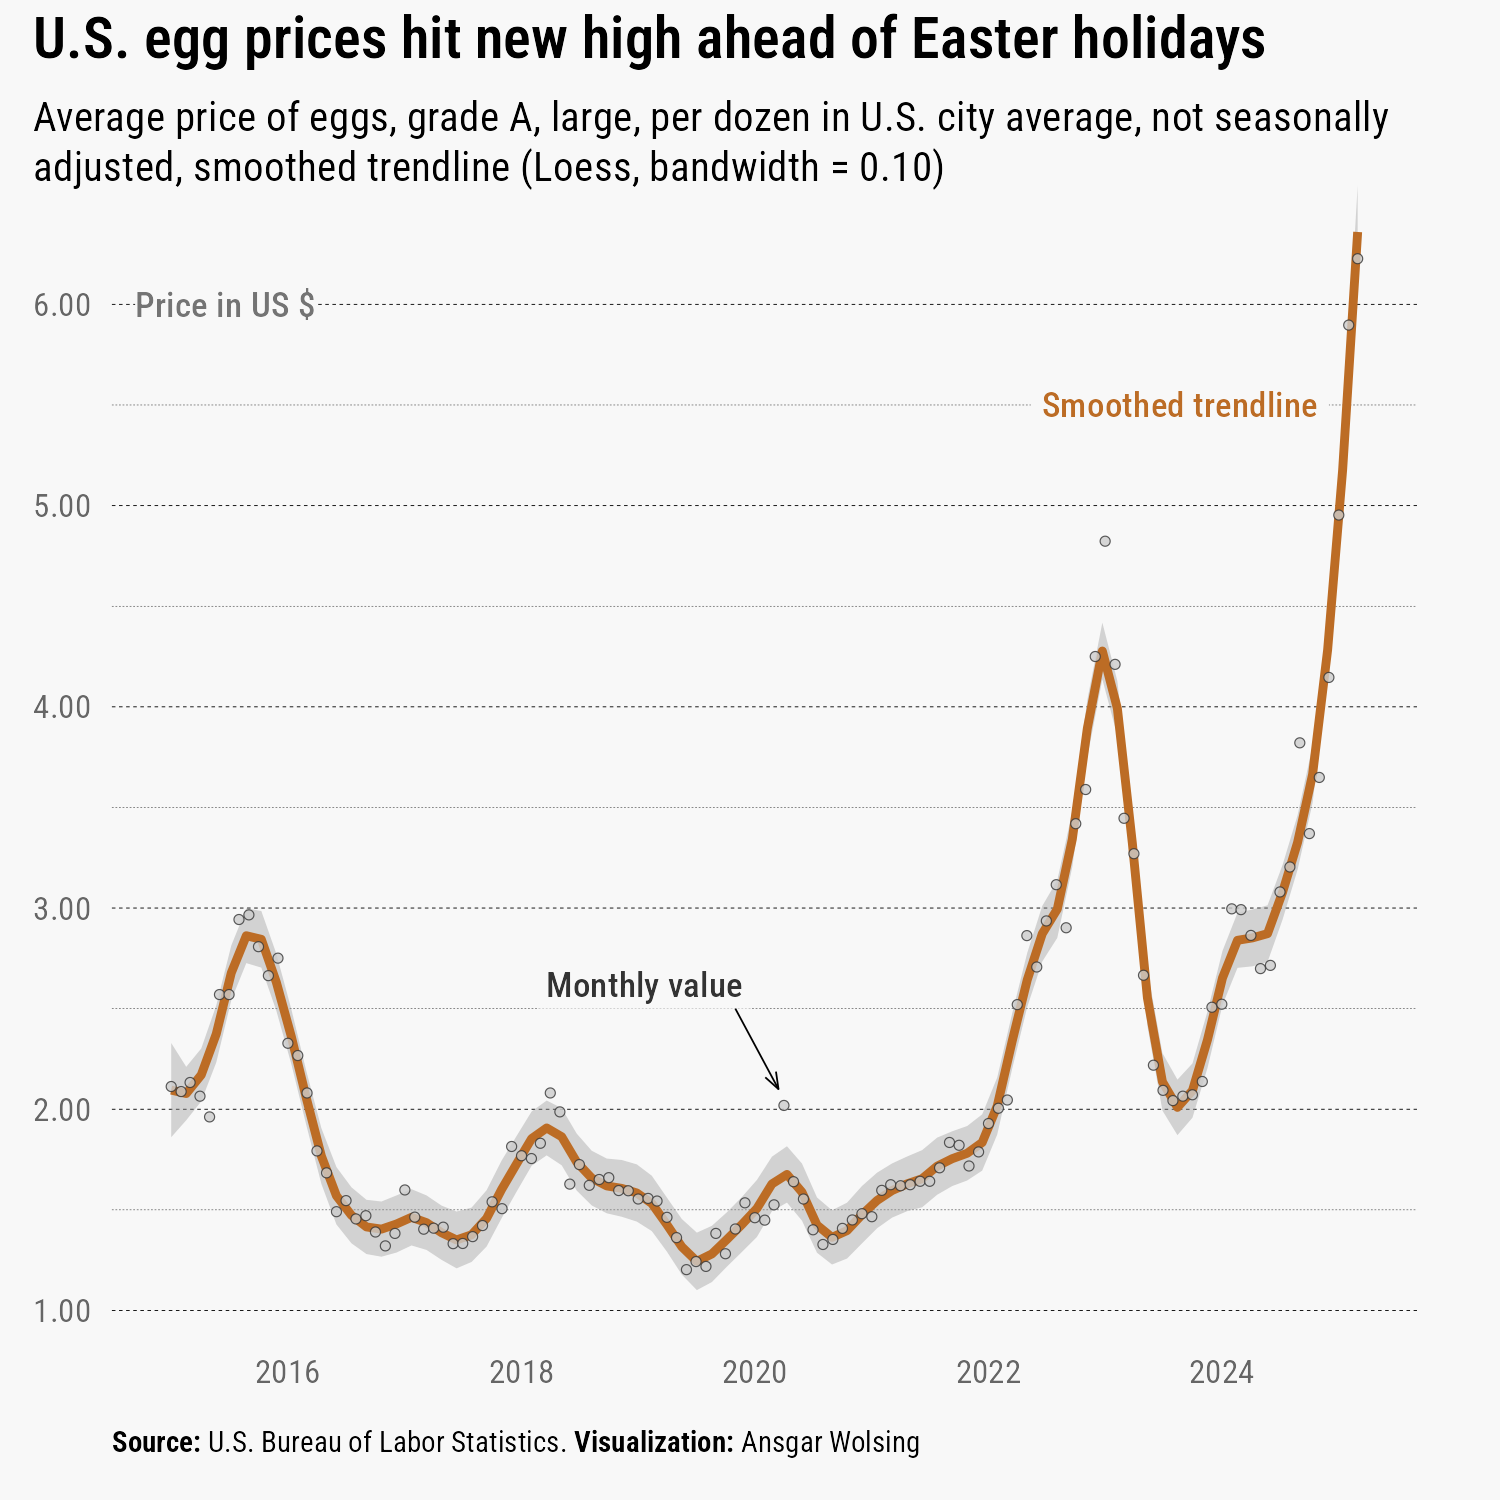

Reproduce this figure in R.
library(tidyverse)
library(ggtext)
library(here)

base_path <- here("2025", "19")

#' Source: U.S. Bureau of Labor Statistics
#' Manually download CSV from 
#' https://data.bls.gov/dataViewer/view/timeseries/APU0000708111

df <- read_csv(here(base_path, "egg-cpi-us.csv"), 
               name_repair = janitor::make_clean_names)

df_prep <- df |> 
  mutate(
    month = str_extract(period, "M0?(\\d{1,2})", group = 1),
    month = as.numeric(month),
    date = ymd(paste(year, month, "01", sep = "-"))
  ) |> 
  select(year, month, date, value)

# For the placement for the custom axis titles
min_x <- min(df_prep$date)
max_x <- max(df_prep$date)
min_y <- min(df_prep$value)
max_y <- max(df_prep$value)

df_prep |> 
  ggplot(aes(date, value)) +
  geom_smooth(
    method = "loess", span = 0.1,
    col = "#bc6c25") +
  geom_point(
    shape = 21, col = "grey20", fill = "grey80", alpha = 0.8, size = 1,
    stroke = 0.2
  ) +
  # Annotate trendline and individual points
  annotate(
    "label",
    x = as_date("2024-12-01"), y = 5.5,
    label = "Smoothed trendline",
    hjust = 1, col = "#bc6c25", size = 3, family = "Roboto Condensed Medium",
    fill = "#F8F8F8", label.size = 0
  ) +
  annotate(
    "label",
    x = as_date("2020-01-01"), y = 2.5,
    label = "Monthly value",
    hjust = 1, vjust = 0, col = "grey20", size = 3, family = "Roboto Condensed Medium",
    fill = "#F8F8F8", label.size = 0, label.padding = unit(1, "mm")
  ) +
  annotate(
    "segment",
    x = as_date("2019-11-01"), xend = as_date("2020-03-15"),
    y = 2.5, yend = 2.1,
    linewidth = 0.2,
    arrow = arrow(angle = 20, length = unit(1.5, "mm"))
  ) +
  # Axis titles
  annotate(
    "label",
    x = min_x,
    y = floor(max_y),
    label = "Price in US $",
    hjust = 0.2,
    color = color_text_axis_title, family = "Roboto Condensed Medium", size = 3,
    fill = "#F8F8F8", label.size = 0, label.padding = unit(0, "mm")
  ) +
  scale_y_continuous(labels = scales::label_number(accuracy = 0.01)) +
  labs(
    title = "U.S. egg prices hit new high ahead of Easter holidays",
    subtitle = "Average price of eggs, grade A, large, per dozen in U.S. city average,
    not seasonally adjusted, smoothed trendline (Loess, bandwidth = 0.10)",
    caption = "**Source:** U.S. Bureau of Labor Statistics.
    **Visualization:** Ansgar Wolsing",
    x = NULL
  ) +
  coord_cartesian(ylim = c(NA, floor(max_y)), clip = "off") +
  theme_minimal(base_family = "Roboto Condensed") +
  theme(
    plot.background = element_rect(color = "#F8F8F8", fill = "#F8F8F8"),
    axis.title = element_blank(),
    axis.text = element_text(color = "grey40", size = 8),
    axis.text.y.right = element_text(
      family = "Roboto Condensed Medium", color = "grey40", size = 8),
    panel.grid = element_blank(),
    panel.grid.major.x = element_blank(),
    panel.grid.major.y = element_line(linetype = "dashed", linewidth = 0.1),
    panel.grid.minor.y = element_line(linetype = "dashed", linewidth = 0.05),
    plot.title = element_textbox(
      family = "Roboto Condensed SemiBold", size = 14, width = 0.95,
      lineheight = 1.2),
    plot.subtitle = element_textbox(
      margin = margin(t = 2, b = 16), lineheight = 1.2, width = 1, size = 10
    ),
    plot.title.position = "plot",
    plot.caption = element_textbox(
      lineheight = 1.1, margin = margin(t = 10, b = 6), hjust = 0, size = 7, width = 1),
    legend.position = "bottom",
    plot.margin = margin(t = 4, r = 20, b = 4, l = 8)
  )
ggsave(here(base_path, "19-smooth.png"), width = 5, height = 5)
